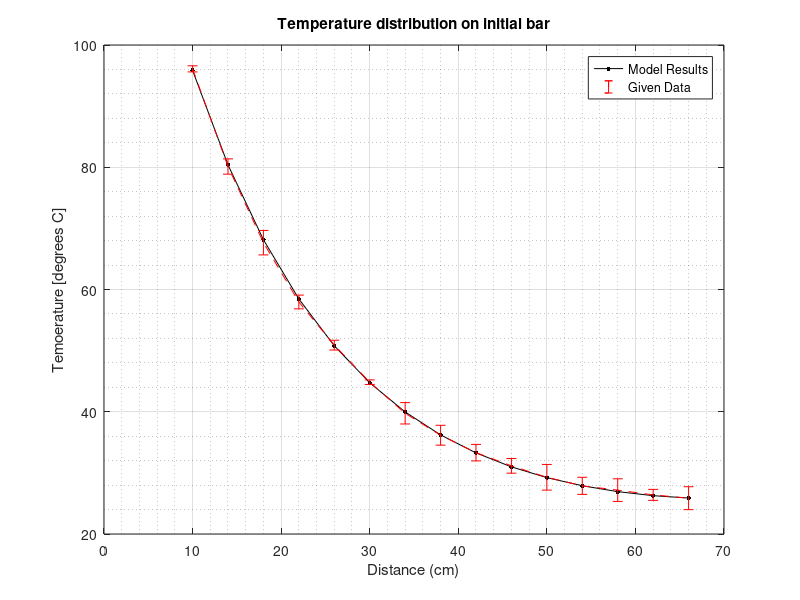

This chart was generated by the following MATLAB code:
close all;
clear all;
clc;

a=.95;
b=.95;
L=70;
h= .00191;
phi=-18.41;
k=2.37;
Tamb=21.29;

gamma=sqrt((2*(a+b)*h)/(a*b*k));
c1=(-phi/(k*gamma))*(((exp(gamma*L))*(h+(k*gamma)))/  (exp(-gamma*L)*(h-(k*gamma))+(exp(gamma*L)*(h+(k*gamma)))));
c2=(phi/(k*gamma))+c1;

% x=[0 10 14 18 22 26 30 34 38 42 46 50 54 58 62 66];
%x=linspace(10, 66, 1000);
udata = [96.1 80.12 67.66 57.96 50.90 44.84 39.75 36.16 33.31 31.15 29.28 27.88 27.18 26.40 25.86];
  xdata = [10 14 18 22 26 30 34 38 42 46 50 54 58 62 66];
  STD_variables=[0.2 0.5 0.8 .45 .32 .15 .7 .65 .54 .48 .84 .56 .74 .36 .75];
  error=STD_variables.*2.5;
x=linspace(10, 66,length(udata));

T=(c1*exp(-gamma.*x))+((c2*exp(gamma.*x)))+Tamb;
figure()
plot(x,T,'-k.','MarkerSize',10);
hold on
errorbar(xdata,udata,error,'--r')
grid on
grid minor 
title('Temperature distribution on initial bar')
ylabel('Temoerature [degrees C]')
xlabel('Distance (cm)')
legend('Model Results', 'Given Data')
hold off


